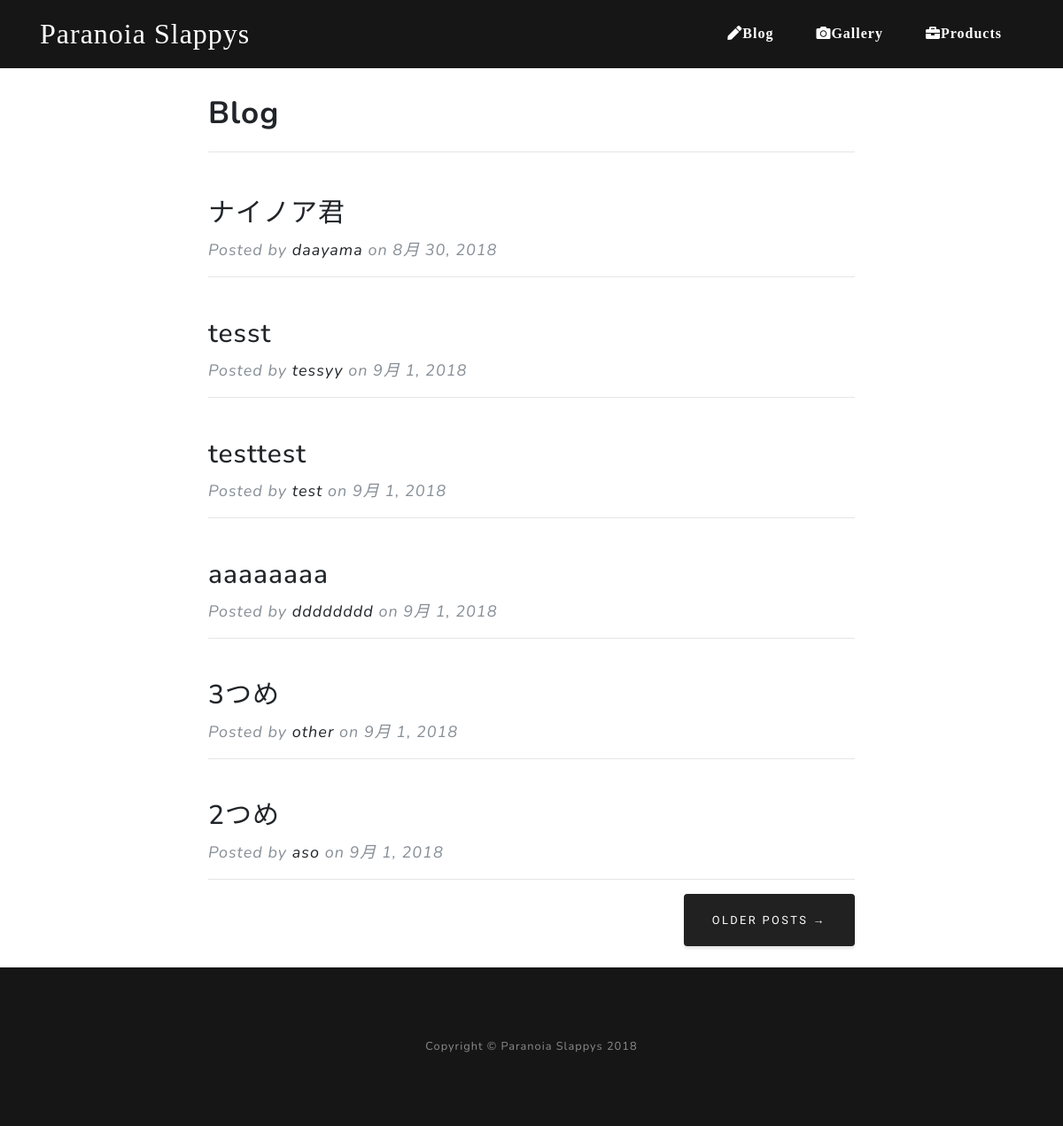
Screenshot of /blog/ with the database file from the repository.
### blog/models.py (models this page shows, shortened)
class BlogData(models.Model):
    Title = models.CharField(max_length=255)
    Author = models.CharField(max_length=255)
    Date = models.DateField(null=False)

### blog/views.py (the view)
# urls.py: path('', views.BlogTopView.as_view(), name='blog_top'),
class BlogTopView(generic.ListView):
    model = BlogData
    template_name = 'blog/blog_top.html'
    context_object_name = 'blogs'
    def get_queryset(self):
        return BlogData.objects.order_by('-id')[:6]

### templates/blog/blog_top.html
{% extends "paranoiaslappys/base.html" %}
{% block content %}
    <br>
    <div class="container mt-5">
        <div class="row">
            <div class="page-top col-lg-8 col-md-12 mx-auto">
                Blog
                <hr>
            </div>
        </div>
    </div>
    <div class="container">
        <div class="row">
            {% for blog in blogs %}
            <div class=" col-lg-8 col-md-12 mx-auto">
                <div class="post-preview">
                    <a href="{% url 'blog:blog_post' blog.id %}">
                        <h2 class="post-title">
                            {{ blog.Title }}
                        </h2>
                    </a>
                    <p class="post-meta">Posted by
                        <a href="#">{{ blog.Author }}</a>
                            on {{ blog.Date }}</p>
                    <hr>
                </div>
            </div>
            {% endfor %}
            <div class=" col-lg-8 col-md-12 mx-auto">
                <div class="clearfix">
                    <a class="btn btn-custom float-right text-white" href="#">Older Posts &rarr;</a>
                </div>
            </div>
        </div>
    </div>
    <br>
{% endblock content %}

### static/paranoiaslappys/css/custom.css (style rules this page uses)
body.body-font { font-family: 'Nunito', 'Hiragino Kaku Gothic ProN', 'Meiryo'; letter-spacing: 0.0625em; }
.btn-custom { background-color:#212121; }
.page-top { font-size: 35px; font-weight: bold; margin-top: 30px; margin-bottom: 5px; }
.post-preview > a { color: #212529; }
.post-preview > a > .post-title { font-size: 30px; margin-top: 30px; margin-bottom: 10px; }
.post-preview > .post-meta { font-size: 18px; font-style: italic; margin-top: 0; color: #868e96; }
.post-preview > .post-meta > a { text-decoration: none; color: #212529; }

### rows the page displays
BlogData: Title "ナイノア君", Author "daayama", Date "8月 30, 2018"
BlogData: Title "tesst", Author "tessyy", Date "9月 1, 2018"
BlogData: Title "testtest", Author "test", Date "9月 1, 2018"
BlogData: Title "aaaaaaaa", Author "dddddddd", Date "9月 1, 2018"
BlogData: Title "3つめ", Author "other", Date "9月 1, 2018"
BlogData: Title "2つめ", Author "aso", Date "9月 1, 2018"
